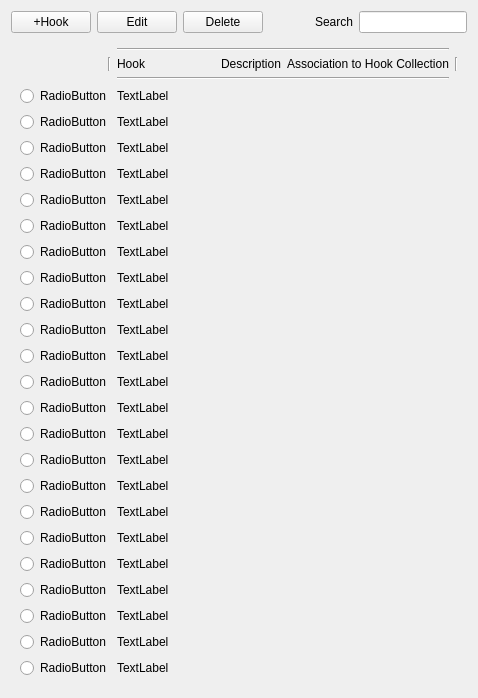
      <widget class="QWidget" name="HookView">
       <layout class="QGridLayout" name="gridLayout_3">
        <item row="0" column="2">
         <widget class="QPushButton" name="DeleteHook">
          <property name="text">
           <string>Delete</string>
          </property>
         </widget>
        </item>
        <item row="0" column="1">
         <widget class="QPushButton" name="EditHook">
          <property name="text">
           <string>Edit</string>
          </property>
         </widget>
        </item>
        <item row="0" column="4">
         <widget class="QLabel" name="label">
          <property name="text">
           <string>Search</string>
          </property>
         </widget>
        </item>
        <item row="0" column="5">
         <widget class="QLineEdit" name="SearchHook"/>
        </item>
        <item row="0" column="3">
         <spacer name="horizontalSpacer">
          <property name="orientation">
           <enum>Qt::Horizontal</enum>
          </property>
          <property name="sizeHint" stdset="0">
           <size>
            <width>40</width>
            <height>20</height>
           </size>
          </property>
         </spacer>
        </item>
        <item row="0" column="0">
         <widget class="QPushButton" name="AddHook">
          <property name="text">
           <string>+Hook</string>
          </property>
         </widget>
        </item>
        <item row="1" column="0" colspan="6">
         <widget class="QStackedWidget" name="stackedWidget_2">
          <property name="currentIndex">
           <number>0</number>
          </property>
          <widget class="QWidget" name="page_3">
           <layout class="QGridLayout" name="gridLayout_4">
            <item row="0" column="1" colspan="4">
             <widget class="Line" name="line">
              <property name="orientation">
               <enum>Qt::Horizontal</enum>
              </property>
             </widget>
            </item>
            <item row="2" column="1" colspan="4">
             <widget class="Line" name="line_2">
              <property name="orientation">
               <enum>Qt::Horizontal</enum>
              </property>
             </widget>
            </item>
            <item row="1" column="0">
             <widget class="Line" name="line_3">
              <property name="layoutDirection">
               <enum>Qt::RightToLeft</enum>
              </property>
              <property name="autoFillBackground">
               <bool>true</bool>
              </property>
              <property name="orientation">
               <enum>Qt::Vertical</enum>
              </property>
             </widget>
            </item>
            <item row="3" column="0">
             <widget class="QRadioButton" name="radioButton">
              <property name="text">
               <string>RadioButton</string>
              </property>
             </widget>
            </item>
            <item row="23" column="1">
             <widget class="QLabel" name="label_6">
              <property name="text">
               <string>TextLabel</string>
              </property>
             </widget>
            </item>
            <item row="3" column="1">
             <widget class="QLabel" name="label_5">
              <property name="text">
               <string>TextLabel</string>
              </property>
             </widget>
            </item>
            <item row="1" column="3">
             <widget class="QLabel" name="label_4">
              <property name="text">
               <string>Description</string>
              </property>
             </widget>
            </item>
            <item row="1" column="4">
             <widget class="QLabel" name="label_2">
              <property name="text">
               <string>Association to Hook Collection</string>
              </property>
             </widget>
            </item>
            <item row="8" column="1">
             <widget class="QLabel" name="label_12">
              <property name="text">
               <string>TextLabel</string>
              </property>
             </widget>
            </item>
            <item row="22" column="1">
             <widget class="QLabel" name="label_14">
              <property name="text">
               <string>TextLabel</string>
              </property>
             </widget>
            </item>
            <item row="6" column="1">
             <widget class="QLabel" name="label_8">
              <property name="text">
               <string>TextLabel</string>
              </property>
             </widget>
            </item>
            <item row="1" column="1">
             <widget class="QLabel" name="label_3">
              <property name="text">
               <string>Hook</string>
              </property>
             </widget>
            </item>
            <item row="9" column="1">
             <widget class="QLabel" name="label_11">
              <property name="text">
               <string>TextLabel</string>
              </property>
             </widget>
            </item>
            <item row="4" column="1">
             <widget class="QLabel" name="label_7">
              <property name="text">
               <string>TextLabel</string>
              </property>
             </widget>
            </item>
            <item row="1" column="5">
             <widget class="Line" name="line_4">
              <property name="orientation">
               <enum>Qt::Vertical</enum>
              </property>
             </widget>
            </item>
            <item row="5" column="1">
             <widget class="QLabel" name="label_9">
              <property name="text">
               <string>TextLabel</string>
              </property>
             </widget>
            </item>
            <item row="20" column="1">
             <widget class="QLabel" name="label_13">
              <property name="text">
               <string>TextLabel</string>
              </property>
             </widget>
            </item>
            <item row="7" column="1">
             <widget class="QLabel" name="label_10">
              <property name="text">
               <string>TextLabel</string>
              </property>
             </widget>
            </item>
            <item row="19" column="1">
             <widget class="QLabel" name="label_15">
              <property name="text">
               <string>TextLabel</string>
              </property>
             </widget>
            </item>
            <item row="21" column="1">
             <widget class="QLabel" name="label_16">
              <property name="text">
               <string>TextLabel</string>
              </property>
             </widget>
            </item>
            <item row="5" column="0">
             <widget class="QRadioButton" name="radioButton_3">
              <property name="text">
               <string>RadioButton</string>
              </property>
             </widget>
            </item>
            <item row="7" column="0">
             <widget class="QRadioButton" name="radioButton_5">
              <property name="text">
               <string>RadioButton</string>
              </property>
             </widget>
            </item>
            <item row="20" column="0">
             <widget class="QRadioButton" name="radioButton_9">
              <property name="text">
               <string>RadioButton</string>
              </property>
             </widget>
            </item>
            <item row="19" column="0">
             <widget class="QRadioButton" name="radioButton_8">
              <property name="text">
               <string>RadioButton</string>
              </property>
             </widget>
            </item>
            <item row="22" column="0">
             <widget class="QRadioButton" name="radioButton_11">
              <property name="text">
               <string>RadioButton</string>
              </property>
             </widget>
            </item>
            <item row="4" column="0">
             <widget class="QRadioButton" name="radioButton_2">
              <property name="text">
               <string>RadioButton</string>
              </property>
             </widget>
            </item>
            <item row="6" column="0">
             <widget class="QRadioButton" name="radioButton_4">
              <property name="text">
               <string>RadioButton</string>
              </property>
             </widget>
            </item>
            <item row="9" column="0">
             <widget class="QRadioButton" name="radioButton_7">
              <property name="text">
               <string>RadioButton</string>
              </property>
             </widget>
            </item>
            <item row="8" column="0">
             <widget class="QRadioButton" name="radioButton_6">
              <property name="text">
               <string>RadioButton</string>
              </property>
             </widget>
            </item>
            <item row="11" column="0">
             <widget class="QRadioButton" name="radioButton_17">
              <property name="text">
               <string>RadioButton</string>
              </property>
             </widget>
            </item>
            <item row="15" column="0">
             <widget class="QRadioButton" name="radioButton_19">
              <property name="text">
               <string>RadioButton</string>
              </property>
             </widget>
            </item>
            <item row="17" column="0">
             <widget class="QRadioButton" name="radioButton_20">
              <property name="text">
               <string>RadioButton</string>
              </property>
             </widget>
            </item>
            <item row="13" column="0">
             <widget class="QRadioButton" name="radioButton_18">
              <property name="text">
               <string>RadioButton</string>
              </property>
             </widget>
            </item>
            <item row="12" column="0">
             <widget class="QRadioButton" name="radioButton_22">
              <property name="text">
               <string>RadioButton</string>
              </property>
             </widget>
            </item>
            <item row="21" column="0">
             <widget class="QRadioButton" name="radioButton_10">
              <property name="text">
               <string>RadioButton</string>
              </property>
             </widget>
            </item>
            <item row="10" column="0">
             <widget class="QRadioButton" name="radioButton_15">
              <property name="text">
               <string>RadioButton</string>
              </property>
             </widget>
            </item>
            <item row="18" column="0">
             <widget class="QRadioButton" name="radioButton_16">
              <property name="text">
               <string>RadioButton</string>
              </property>
             </widget>
            </item>
            <item row="25" column="0">
             <widget class="QRadioButton" name="radioButton_14">
              <property name="text">
               <string>RadioButton</string>
              </property>
             </widget>
            </item>
            <item row="16" column="0">
             <widget class="QRadioButton" name="radioButton_23">
              <property name="text">
               <string>RadioButton</string>
              </property>
             </widget>
            </item>
            <item row="24" column="0">
             <widget class="QRadioButton" name="radioButton_13">
              <property name="text">
               <string>RadioButton</string>
              </property>
             </widget>
            </item>
            <item row="23" column="0">
             <widget class="QRadioButton" name="radioButton_12">
              <property name="text">
               <string>RadioButton</string>
              </property>
             </widget>
            </item>
            <item row="14" column="0">
             <widget class="QRadioButton" name="radioButton_21">
              <property name="text">
               <string>RadioButton</string>
              </property>
             </widget>
            </item>
            <item row="13" column="1">
             <widget class="QLabel" name="label_17">
              <property name="text">
               <string>TextLabel</string>
              </property>
             </widget>
            </item>
            <item row="10" column="1">
             <widget class="QLabel" name="label_18">
              <property name="text">
               <string>TextLabel</string>
              </property>
             </widget>
            </item>
            <item row="11" column="1">
             <widget class="QLabel" name="label_19">
              <property name="text">
               <string>TextLabel</string>
              </property>
             </widget>
            </item>
            <item row="12" column="1">
             <widget class="QLabel" name="label_20">
              <property name="text">
               <string>TextLabel</string>
              </property>
             </widget>
            </item>
            <item row="14" column="1">
             <widget class="QLabel" name="label_21">
              <property name="text">
               <string>TextLabel</string>
              </property>
             </widget>
            </item>
            <item row="15" column="1">
             <widget class="QLabel" name="label_22">
              <property name="text">
               <string>TextLabel</string>
              </property>
             </widget>
            </item>
            <item row="16" column="1">
             <widget class="QLabel" name="label_23">
              <property name="text">
               <string>TextLabel</string>
              </property>
             </widget>
            </item>
            <item row="17" column="1">
             <widget class="QLabel" name="label_24">
              <property name="text">
               <string>TextLabel</string>
              </property>
             </widget>
            </item>
            <item row="18" column="1">
             <widget class="QLabel" name="label_25">
              <property name="text">
               <string>TextLabel</string>
              </property>
             </widget>
            </item>
            <item row="24" column="1">
             <widget class="QLabel" name="label_26">
              <property name="text">
               <string>TextLabel</string>
              </property>
             </widget>
            </item>
            <item row="25" column="1">
             <widget class="QLabel" name="label_27">
              <property name="text">
               <string>TextLabel</string>
              </property>
             </widget>
            </item>
           </layout>
          </widget>
          <widget class="QWidget" name="page_4"/>
         </widget>
        </item>
       </layout>
      </widget>
